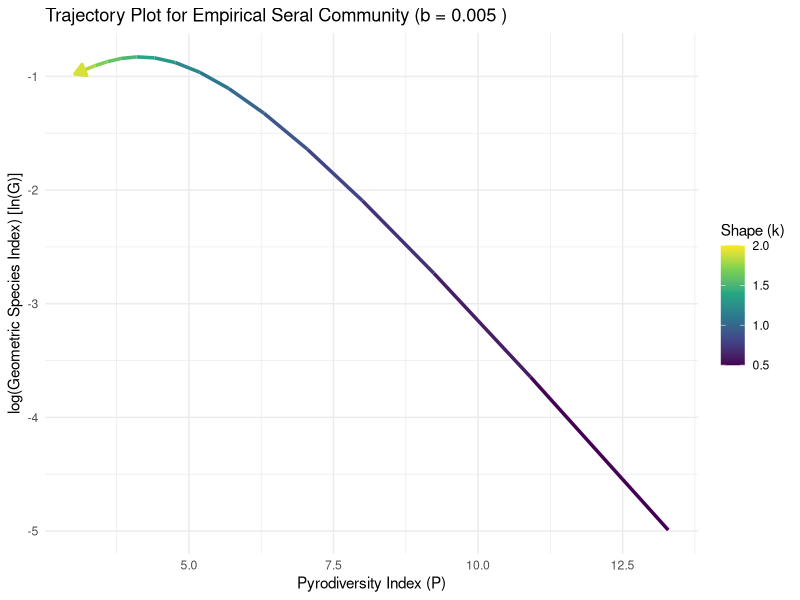
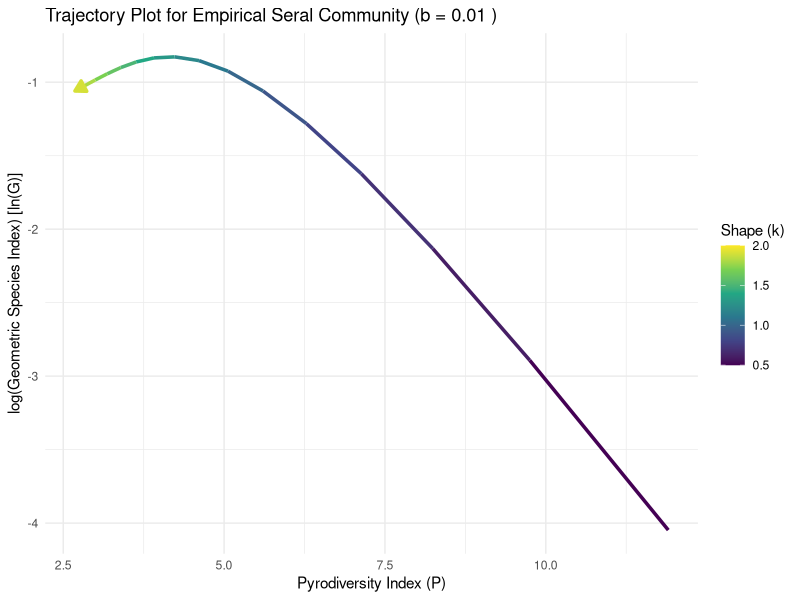
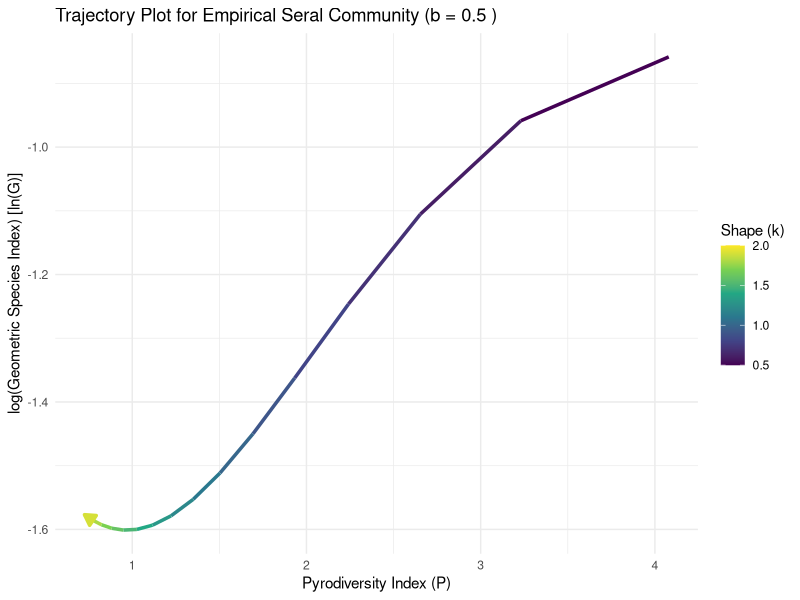
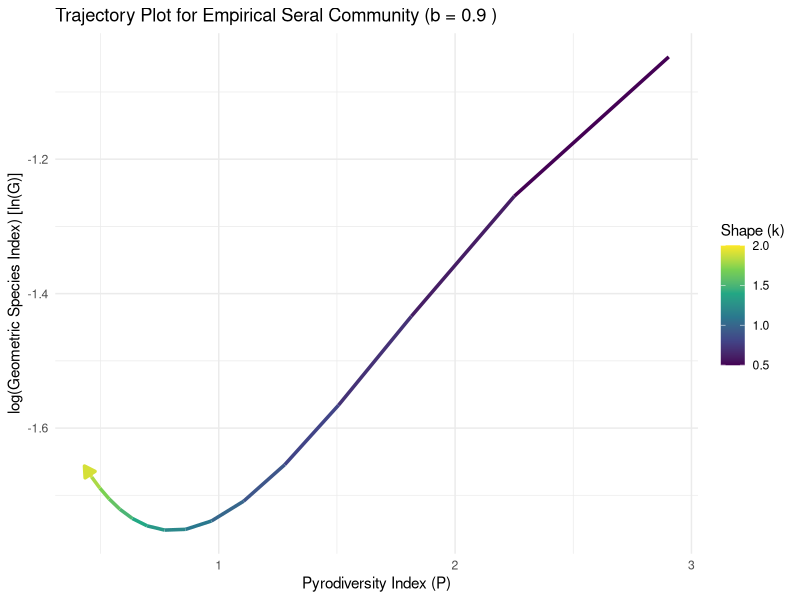
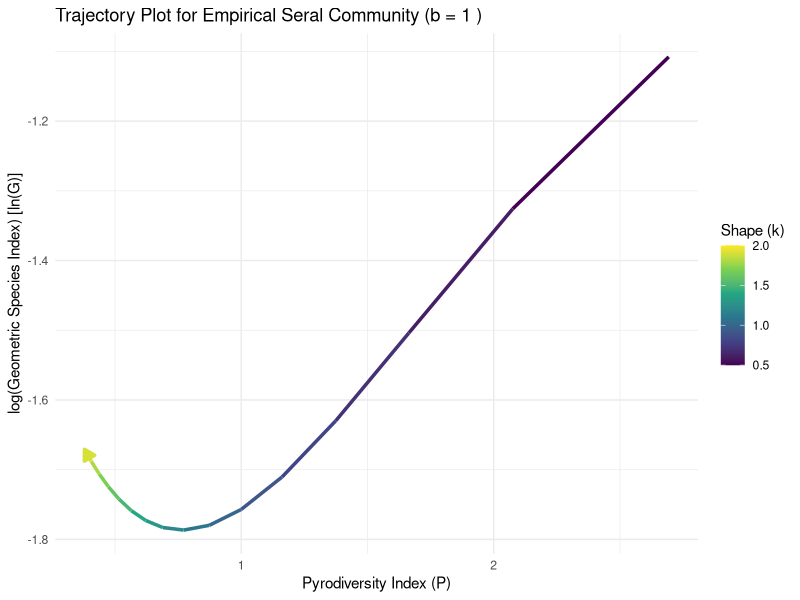
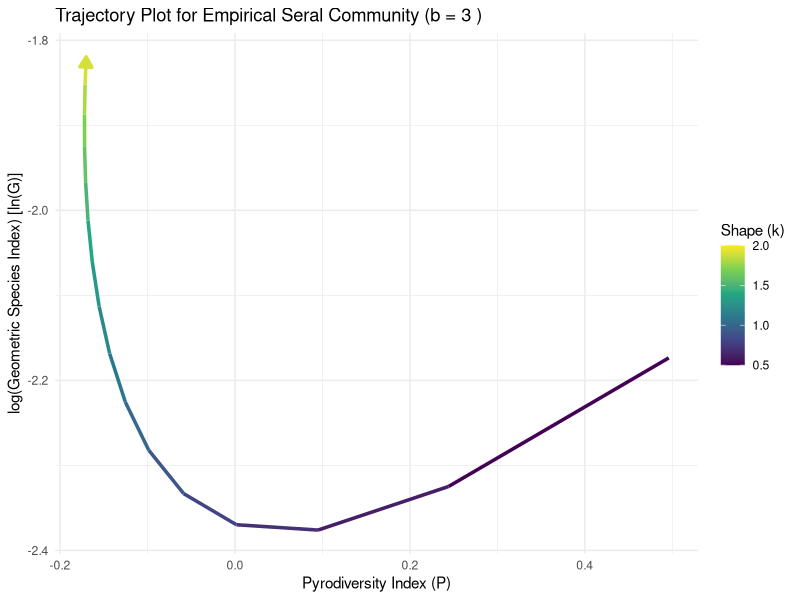

Generate these figures, in order, with R:
library(tidyverse)
library(ggplot2)
library(viridis)

# ==========================================
# 1. SETUP DIRECTORIES & LOAD DATA
# ==========================================

# Create the nested directory structure if it doesn't exist yet
if(!dir.exists("Figures/Seral_Figures")) {
  dir.create("Figures/Seral_Figures", recursive = TRUE)
}

# Load the fitted parameters from the GLM step
fits <- read_csv("data/seral_model_fits.csv")

# ==========================================
# 2. DEFINE THE PARAMETER GRID
# ==========================================

# The specific rate parameters (b) you want to generate individual graphs for
b_vals <- c(0.005, 0.01, 0.5, 0.9, 1.0, 3.0)

# ==========================================
# 3. CALCULATE & PLOT IN A LOOP
# ==========================================

for (b_v in b_vals) {
  
  grid <- fits %>% mutate(b = b_v)
  
  # Step B: Calculate the indices
  results <- grid %>%
    mutate(
      # Expected abundance in the log domain (Equation 3.8)
      log_d_i = log(alpha) + (1/k)*log(b) - (beta/k)*log(b + gamma) + 
        lgamma(beta/k) - lgamma(1/k)
    ) %>%
    # Group strictly by k to aggregate the 11 species into a single community metric
    group_by(k) %>% 
    summarise(
      log_G = mean(log_d_i), 
      .groups = "drop"
    ) %>%
    mutate(
      # Re-attach the current b value and calculate Pyrodiversity (P)
      b = b_v, 
      pyro_index = (1/k) * (1 - log(b_v)) + lgamma((1/k) + 1)
    )
  
  # Step C: Generate the ggplot for this specific b value
  p <- ggplot(results, aes(x = pyro_index, y = log_G, color = k)) +
    geom_path(linewidth = 1.2, arrow = arrow(length = unit(0.3, "cm"), type = "closed")) +
    scale_color_viridis_c(name = "Shape (k)", option = "viridis") +
    labs(
      x = "Pyrodiversity Index (P)",
      y = "log(Geometric Species Index) [ln(G)]",
      title = paste("Trajectory Plot for Empirical Seral Community (b =", b_v, ")")
    ) +
    theme_minimal()
  
  # Step D: Save the plot with a LaTeX-safe file name
  b_str <- gsub("\\.", "_", as.character(b_v))
  file_name <- paste0("Figures/Seral_Figures/Pyro_Bio_Seral_b_", b_str, ".png")
  
  ggsave(filename = file_name, plot = p, width = 7, height = 5, dpi = 300, bg = "white")
  cat("Successfully saved:", file_name, "\n")
}
